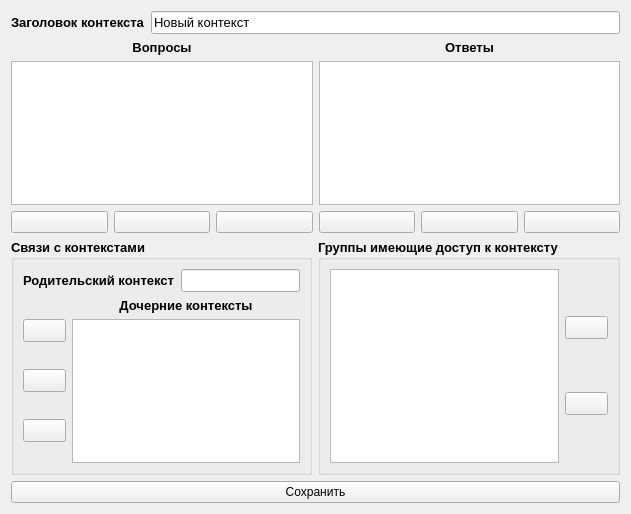
<?xml version="1.0" encoding="UTF-8"?>
<ui version="4.0">
 <class>Form</class>
 <widget class="QWidget" name="Form">
  <property name="geometry">
   <rect>
    <x>0</x>
    <y>0</y>
    <width>631</width>
    <height>514</height>
   </rect>
  </property>
  <property name="windowTitle">
   <string>EditContext</string>
  </property>
  <layout class="QVBoxLayout" name="verticalLayout_6">
   <item>
    <layout class="QHBoxLayout" name="horizontalLayout">
     <item>
      <widget class="QLabel" name="label_3">
       <property name="font">
        <font>
         <pointsize>10</pointsize>
         <weight>75</weight>
         <bold>true</bold>
        </font>
       </property>
       <property name="text">
        <string>Заголовок контекста</string>
       </property>
      </widget>
     </item>
     <item>
      <widget class="QLineEdit" name="leHeader">
       <property name="font">
        <font>
         <pointsize>10</pointsize>
         <weight>50</weight>
         <bold>false</bold>
        </font>
       </property>
       <property name="text">
        <string>Новый контекст</string>
       </property>
      </widget>
     </item>
    </layout>
   </item>
   <item>
    <layout class="QHBoxLayout" name="horizontalLayout_5">
     <item>
      <layout class="QVBoxLayout" name="verticalLayout">
       <item>
        <widget class="QLabel" name="label">
         <property name="font">
          <font>
           <pointsize>10</pointsize>
           <weight>75</weight>
           <bold>true</bold>
          </font>
         </property>
         <property name="text">
          <string>Вопросы</string>
         </property>
         <property name="alignment">
          <set>Qt::AlignCenter</set>
         </property>
        </widget>
       </item>
       <item>
        <widget class="QTableView" name="tvQ"/>
       </item>
       <item>
        <layout class="QHBoxLayout" name="horizontalLayout_2">
         <item>
          <widget class="QPushButton" name="pbQAdd">
           <property name="text">
            <string/>
           </property>
           <property name="icon">
            <iconset>
             <normaloff>../../pics/Add.png</normaloff>../../pics/Add.png</iconset>
           </property>
          </widget>
         </item>
         <item>
          <widget class="QPushButton" name="pbQEdit">
           <property name="text">
            <string/>
           </property>
           <property name="icon">
            <iconset>
             <normaloff>../../pics/Edit.png</normaloff>../../pics/Edit.png</iconset>
           </property>
          </widget>
         </item>
         <item>
          <widget class="QPushButton" name="pbQDel">
           <property name="text">
            <string/>
           </property>
           <property name="icon">
            <iconset>
             <normaloff>../../pics/Del.png</normaloff>../../pics/Del.png</iconset>
           </property>
          </widget>
         </item>
        </layout>
       </item>
      </layout>
     </item>
     <item>
      <layout class="QVBoxLayout" name="verticalLayout_2">
       <item>
        <widget class="QLabel" name="label_2">
         <property name="font">
          <font>
           <pointsize>10</pointsize>
           <weight>75</weight>
           <bold>true</bold>
          </font>
         </property>
         <property name="text">
          <string>Ответы</string>
         </property>
         <property name="alignment">
          <set>Qt::AlignCenter</set>
         </property>
        </widget>
       </item>
       <item>
        <widget class="QTableView" name="tvA"/>
       </item>
       <item>
        <layout class="QHBoxLayout" name="horizontalLayout_3">
         <item>
          <widget class="QPushButton" name="pbAAdd">
           <property name="text">
            <string/>
           </property>
           <property name="icon">
            <iconset>
             <normaloff>../../pics/Add.png</normaloff>../../pics/Add.png</iconset>
           </property>
          </widget>
         </item>
         <item>
          <widget class="QPushButton" name="pbAEdit">
           <property name="text">
            <string/>
           </property>
           <property name="icon">
            <iconset>
             <normaloff>../../pics/Edit.png</normaloff>../../pics/Edit.png</iconset>
           </property>
          </widget>
         </item>
         <item>
          <widget class="QPushButton" name="pbADel">
           <property name="text">
            <string/>
           </property>
           <property name="icon">
            <iconset>
             <normaloff>../../pics/Del.png</normaloff>../../pics/Del.png</iconset>
           </property>
          </widget>
         </item>
        </layout>
       </item>
      </layout>
     </item>
    </layout>
   </item>
   <item>
    <layout class="QHBoxLayout" name="horizontalLayout_7">
     <item>
      <widget class="QGroupBox" name="groupBox">
       <property name="font">
        <font>
         <pointsize>10</pointsize>
         <weight>75</weight>
         <bold>true</bold>
        </font>
       </property>
       <property name="title">
        <string>Связи с контекстами</string>
       </property>
       <layout class="QVBoxLayout" name="verticalLayout_5">
        <item>
         <layout class="QHBoxLayout" name="horizontalLayout_4">
          <item>
           <widget class="QLabel" name="label_5">
            <property name="sizePolicy">
             <sizepolicy hsizetype="Expanding" vsizetype="Preferred">
              <horstretch>0</horstretch>
              <verstretch>0</verstretch>
             </sizepolicy>
            </property>
            <property name="font">
             <font>
              <pointsize>10</pointsize>
              <weight>75</weight>
              <bold>true</bold>
             </font>
            </property>
            <property name="text">
             <string>Родительский контекст</string>
            </property>
           </widget>
          </item>
          <item>
           <widget class="QLineEdit" name="leParentContext">
            <property name="sizePolicy">
             <sizepolicy hsizetype="Expanding" vsizetype="Fixed">
              <horstretch>0</horstretch>
              <verstretch>0</verstretch>
             </sizepolicy>
            </property>
            <property name="font">
             <font>
              <pointsize>10</pointsize>
              <weight>50</weight>
              <bold>false</bold>
             </font>
            </property>
            <property name="readOnly">
             <bool>true</bool>
            </property>
           </widget>
          </item>
         </layout>
        </item>
        <item>
         <layout class="QHBoxLayout" name="horizontalLayout_6">
          <item>
           <layout class="QVBoxLayout" name="verticalLayout_4">
            <item>
             <widget class="QPushButton" name="pbCAdd">
              <property name="text">
               <string/>
              </property>
              <property name="icon">
               <iconset>
                <normaloff>../../pics/Add.png</normaloff>../../pics/Add.png</iconset>
              </property>
             </widget>
            </item>
            <item>
             <widget class="QPushButton" name="pbCEdit">
              <property name="text">
               <string/>
              </property>
              <property name="icon">
               <iconset>
                <normaloff>../../pics/Edit.png</normaloff>../../pics/Edit.png</iconset>
              </property>
             </widget>
            </item>
            <item>
             <widget class="QPushButton" name="pbCDel">
              <property name="text">
               <string/>
              </property>
              <property name="icon">
               <iconset>
                <normaloff>../../pics/Del.png</normaloff>../../pics/Del.png</iconset>
              </property>
             </widget>
            </item>
           </layout>
          </item>
          <item>
           <layout class="QVBoxLayout" name="verticalLayout_3">
            <item>
             <widget class="QLabel" name="label_6">
              <property name="font">
               <font>
                <pointsize>10</pointsize>
                <weight>75</weight>
                <bold>true</bold>
               </font>
              </property>
              <property name="text">
               <string>Дочерние контексты</string>
              </property>
              <property name="alignment">
               <set>Qt::AlignCenter</set>
              </property>
             </widget>
            </item>
            <item>
             <widget class="QTableView" name="tvChildContext"/>
            </item>
           </layout>
          </item>
         </layout>
        </item>
       </layout>
      </widget>
     </item>
     <item>
      <widget class="QGroupBox" name="groupBox_2">
       <property name="font">
        <font>
         <pointsize>10</pointsize>
         <weight>75</weight>
         <bold>true</bold>
        </font>
       </property>
       <property name="title">
        <string>Группы имеющие доступ к контексту</string>
       </property>
       <layout class="QHBoxLayout" name="horizontalLayout_9">
        <item>
         <layout class="QHBoxLayout" name="horizontalLayout_8">
          <item>
           <layout class="QVBoxLayout" name="verticalLayout_9">
            <item>
             <widget class="QTableView" name="tvG"/>
            </item>
           </layout>
          </item>
         </layout>
        </item>
        <item>
         <layout class="QVBoxLayout" name="verticalLayout_8">
          <item>
           <widget class="QPushButton" name="pbGAdd">
            <property name="text">
             <string/>
            </property>
            <property name="icon">
             <iconset>
              <normaloff>../../pics/Add.png</normaloff>../../pics/Add.png</iconset>
            </property>
           </widget>
          </item>
          <item>
           <widget class="QPushButton" name="pbGDel">
            <property name="text">
             <string/>
            </property>
            <property name="icon">
             <iconset>
              <normaloff>../../pics/Del.png</normaloff>../../pics/Del.png</iconset>
            </property>
           </widget>
          </item>
         </layout>
        </item>
       </layout>
      </widget>
     </item>
    </layout>
   </item>
   <item>
    <widget class="QPushButton" name="pbSave">
     <property name="text">
      <string>Сохранить</string>
     </property>
     <property name="icon">
      <iconset>
       <normaloff>../../pics/save.png</normaloff>../../pics/save.png</iconset>
     </property>
    </widget>
   </item>
  </layout>
 </widget>
 <resources/>
 <connections/>
</ui>
